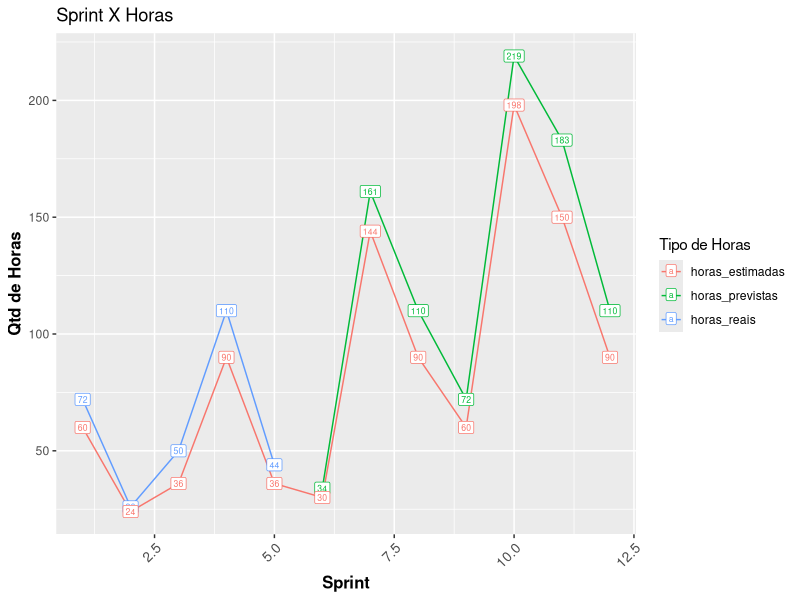

The R source for this figure:
## ---- chunk 1
knitr::opts_chunk$set(echo = FALSE)
library("dplyr")
# Bibliotecas necessárias
library(magrittr)
library(stringr)
library(tidyverse)


#diretório do projeto
setwd("c:/R/gestao")

#ler as sprints
dfsprint=read.csv("sprints.csv",sep=";",fileEncoding="latin1")
#ler as atividade
dfativ=read.csv("atividades.csv",sep=";",fileEncoding="latin1")


#separa os dados de treino da trilha 1
dfsprint_treino<-dfsprint[1:5,]
#separa os dados para a predição da trilha 1
dfsprint_teste<-dfsprint[6:12,]

#separa os dados de treino trilha 2
dfativ_treino<-dfativ[1:17,]
#separa os dados para a predição trilha 2
dfativ_teste<-dfativ[18:18,]




# Ajustando o modelo de regressão linear múltipla trilha 1
modelo <- lm(horas_reais ~ story_point + complexidade + horas_estimadas, data = dfsprint_treino)



# Ajustando o modelo de regressão linear múltipla trilha 2
modelo2 <- lm(horas_reais ~ story_point + complexidade + dependencia + interrupcao + horas_estimadas, data = dfativ_treino)


#verificando a qualidade do modelo trilha 1
summary(modelo)$r.squared
summary(modelo)$adj.r.squared

#verificando a qualidade do modelo trilha 2
summary(modelo2)$r.squared
summary(modelo2)$adj.r.squared


#faz a predição da trilha 1
dfsprint_teste$horas_previstas <- predict(modelo, newdata = dfsprint_teste)

#faz a predição da trilha 2
dfativ_teste$horas_previstas <- predict(modelo, newdata = dfativ_teste)


#ajustando data_frame para exibir os desvios trilha 1
dfsprint_treino$horas_previstas=NA
dfsprint_treino$desvio=(dfsprint_treino$horas_reais - dfsprint_treino$horas_estimadas) / dfsprint_treino$horas_estimadas * 100.0


dfsprint_teste$desvio=(dfsprint_teste$horas_previstas - dfsprint_teste$horas_estimadas) / dfsprint_teste$horas_estimadas * 100.0

#desvios trilha 2
desvio_ativ<-(dfativ_teste$horas_previstas - dfativ_teste$horas_estimadas) / dfativ_teste$horas_estimadas * 100.0

#data frame para exibição dos desvios
df_desvio<-rbind(dfsprint_treino, dfsprint_teste)

#ajuste para gerar gráfico
dfgrafico<- df_desvio %>%  pivot_longer(
  cols = c(horas_reais, horas_previstas,horas_estimadas), # as colunas desse intervalo
  names_to = "tipo_horas", # terão seus nomes armazenados nessa nova coluna
  values_to = "qtd_horas") # e os seus valores armazenados nessa nova coluna


## ---- chunk 2

library(knitr)

kable(df_desvio[,c(1,2,10,11,12,13)], caption= "Desvios  Real/Previsto X Estimado (horas) por Sprint")

## ---- chunk 3
#gerar gráfico com ggplot
ggplot(dfgrafico,aes(x=sprint,y=qtd_horas,color=tipo_horas,label=qtd_horas))+
  labs(title="Sprint X Horas",
       x="Sprint",
       y="Qtd de Horas",
       color="Tipo de Horas",
       fill="Gráfico com as Predições")+
  geom_line()+
  geom_label(size=2.2) +
  theme(axis.text.x=element_text(angle=45,hjust=1,size=10),axis.title=element_text(size=12,face="bold")) 
 
## ---- chunk 4

kable(dfativ_teste[,c(3,4,5,6,7,8,10)], caption= "Previsão da Atividade 1 da Sprint 10")
